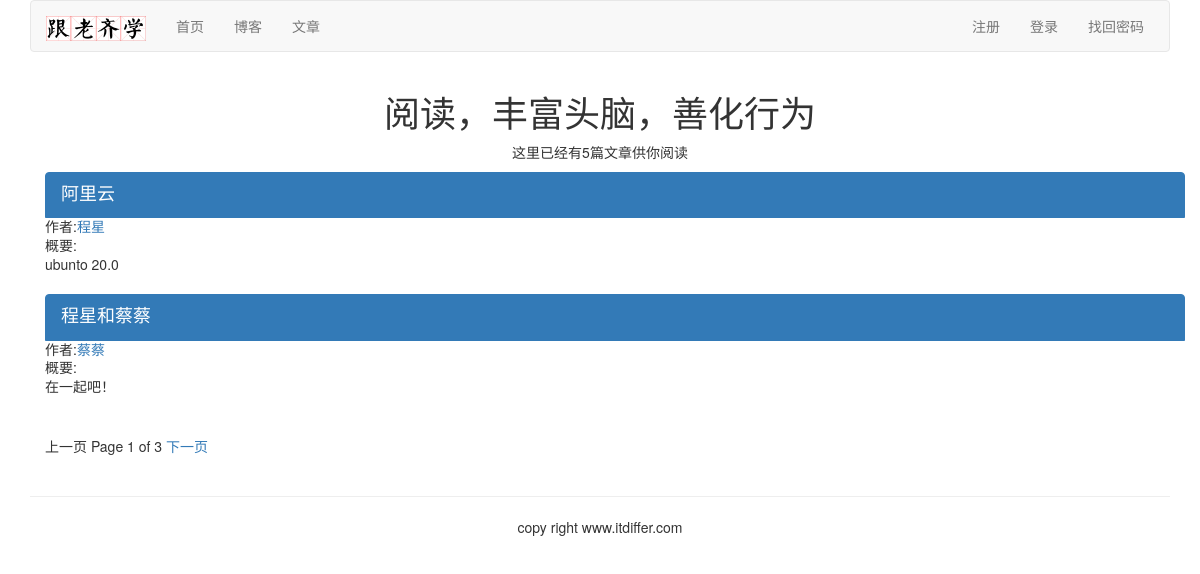
Page /article/list-article-titles/ on the earlier database version.
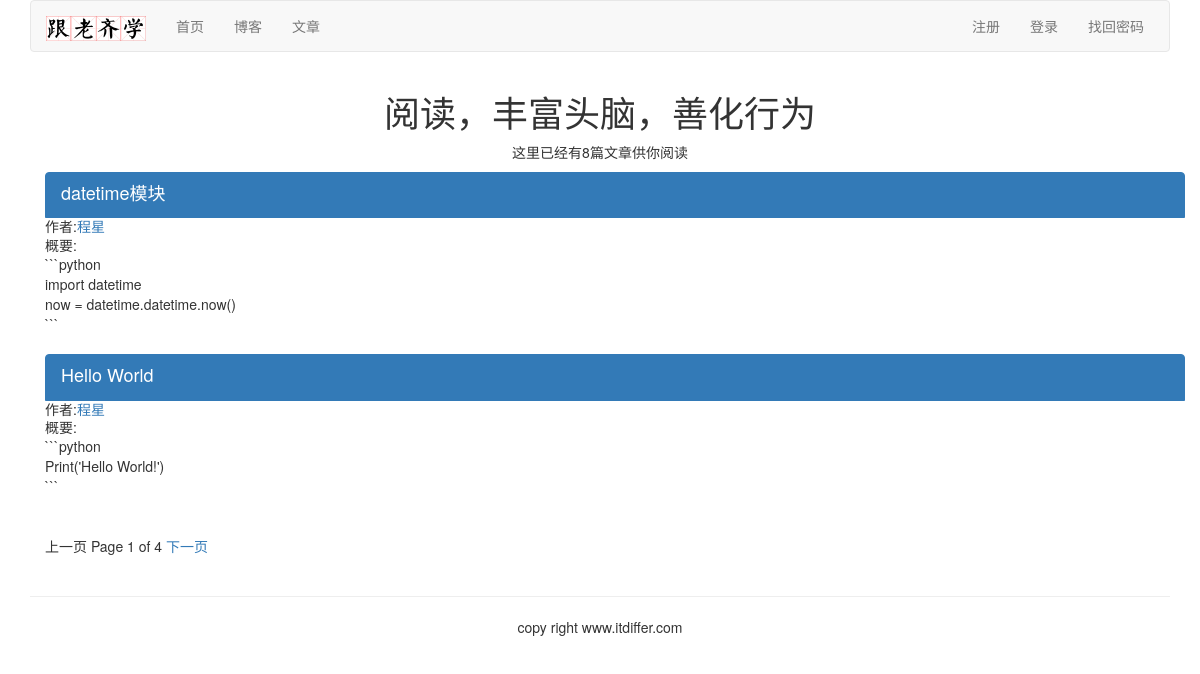
Same page on the later database version.
### article/models.py (models this page shows, shortened)
class ArticlePost(models.Model):
    author = models.ForeignKey(User, related_name="article", on_delete=models.CASCADE)
    title = models.CharField(max_length=200)
    slug = models.SlugField(max_length=500)
    column = models.ForeignKey(ArticleColumn, related_name='article_column', on_delete=models.CASCADE)
    body = models.TextField()
    created = models.DateTimeField(default=timezone.now)
    updated = models.DateTimeField(auto_now=True)
    users_like = models.ManyToManyField(User, related_name='articles_like', blank=True)
    article_tag = models.ManyToManyField(ArticleTag, related_name='article_tag', blank=True)
    class Meta:
        ordering = ('-created',)
        index_together = (('id', 'slug'),)
    def get_url_path(self):
        return reverse('article:list_article_detail', args=[self.id, self.slug])

### article/list_views.py (the view)
# urls.py: path('list-article-titles/', list_views.article_titles, name='article_titles'),
def article_titles(request, username=None):
    if username:
        user = User.objects.get(username=username)
        articles_title = ArticlePost.objects.filter(author=user)
        try:
            userinfo = user.userinfo
        except:
            userinfo = None
    else:
        articles_title = ArticlePost.objects.all()
    pagintor = Paginator(articles_title, 2)
    page = request.GET.get('page')
    try:
        current_page = pagintor.page(page)
        articles = current_page.object_list
    except PageNotAnInteger:
        current_page = pagintor.page(1)
        articles = current_page.object_list
    except EmptyPage:
        current_page = pagintor.page(pagintor.num_pages)
        articles = current_page.object_list
    if username:
        return render(request, 'article/list/author_articles.html', {'articles':articles, 'userinfo':userinfo, 'page':current_page, 'user':user})
    else:
        return render(request, 'article/list/article_titles.html', {'articles':articles, 'page':current_page})

### article/templatetags/article_tags.py (called while the page is built)
@register.simple_tag
def total_articles():
    return ArticlePost.objects.count()

### templates/article/list/article_titles.html (shortened to what this page needs)
{% extends "base.html" %}
{% load article_tags %}
{% block content %}
<div class="row text-center vertical-middle-sm">
    <h1>阅读，丰富头脑，善化行为</h1>
    <p>这里已经有{% total_articles %}篇文章供你阅读</p>
</div>
<div class="container">
    {% for article in articles %}
    <div class="list-group">
        <a href="{{article.get_url_path}}" class="list-group-item active">
            <h4 class="list-group-item-heading">{{article.title}}</h4>
        </a>
        <p class="list-group-item-text">作者:<a href="{% url 'article:author_articles' article.author.username %}">{{article.author.username}}</a></p>
        <p class="list-group-item-text">概要:{{article.body|slice:'70'| linebreaks}}</p>
    </div>
    {% endfor %}
{% include "paginator.html" %}
</div>
{% endblock %}

### templates/base.html (shortened to what this page needs)
{% load static %}
<!DOCTYPE html>
<html lang="zh-cn">
<head>
    <link rel="stylesheet" href="{% static 'css/bootstrap.css' %}">
</head>
    <body>
        {% include "header.html" %}
        <div class="container">
            {% block content %}
            {% endblock %}
        </div>
        {% include "footer.html" %}
    </body>
</html>

### templates/header.html (shortened to what this page needs)
{% load static %}
<div class="container">
    <nav class="navbar navbar-default" role="navigation">
        <div class="navbar-header">
            <a class="navbar-brand" href="http://www.itdiffer.com">
                <img src="{% static '/images/logo.png' %}" width="100px">
            </a>
        </div>
        <div>
            <ul class="nav navbar-nav" role="navigation">
                <li><a href="{% url 'home' %}">首页</a></li>
                <li><a href="{% url 'blog:title' %}">博客</a></li>
                <li><a href="{% url 'article:article_titles' %}">文章</a></li>
            </ul>
            <ul class="nav navbar-nav navbar-right" style="margin-right:10px">
                {% if user.is_authenticated %}
                    <li>
                        <div class="dropdown" style="margin-top: 8px">
                            <button class="btn btn-default dropdown-toggle" type="button" id="dropdownMenu"
                                    data-toggle="dropdown">{{ user.username }}<span class="caret"></span></button>
                            <ul class="dropdown-menu">
                                <li><a href="{% url 'account:password_change' %}">修改密码</a></li>
                                <li><a href="{% url 'account:my_information' %}">个人信息</a></li>
                                <li><a href="{% url 'article:article_column' %}">后台管理</a> </li>
                            </ul>
                        </div>
                    </li>
                    <li><a href="{% url 'account:logout' %}">登出</a></li>
                {% else %}
                    <li><a href="{% url 'account:register' %}">注册</a></li>
                    <li><a href="{% url 'account:login' %}">登录</a></li>
                    <li><a href="{% url 'account:password_reset' %}">找回密码</a></li>
                {% endif %}
            </ul>
        </div>
    </nav>
</div>

### templates/paginator.html
<div class="pagination">
    <span class="step-links">
        {% if page.has_previous %}
        <a href="?page={{ page.previous_page_number }}">上一页</a>
        {% else %}
            上一页
        {% endif %}
        <span class="current">
            Page {{ page.number }} of {{ page.paginator.num_pages }}
        </span>
        {% if page.has_next %}
        <a href="?page={{ page.next_page_number }}">下一页</a>
        {% else %}
            上一页
        {% endif %}
    </span>
</div>

### templates/footer.html
<div class="container"> <hr>
    <p class="text-center">copy right www.itdiffer.com</p>
</div>

Differences in the rows shown:
no longer on this page (row unchanged): ArticlePost: title "阿里云", author.username "程星", body "ubunto 20.0"
no longer on this page (row unchanged): ArticlePost: title "程星和蔡蔡", author.username "蔡蔡", body "在一起吧！"
added ArticlePost: title "datetime模块", author.username "程星", body "```python import datetime now = datetime.datetime.now() ```"
added ArticlePost: title "Hello World", author.username "程星", body "```python Print('Hello World!') ```"
Other differences:
{{ page.paginator.num_pages }}: "3" → "4"
text no longer shown: "5"
text now shown: "8"
